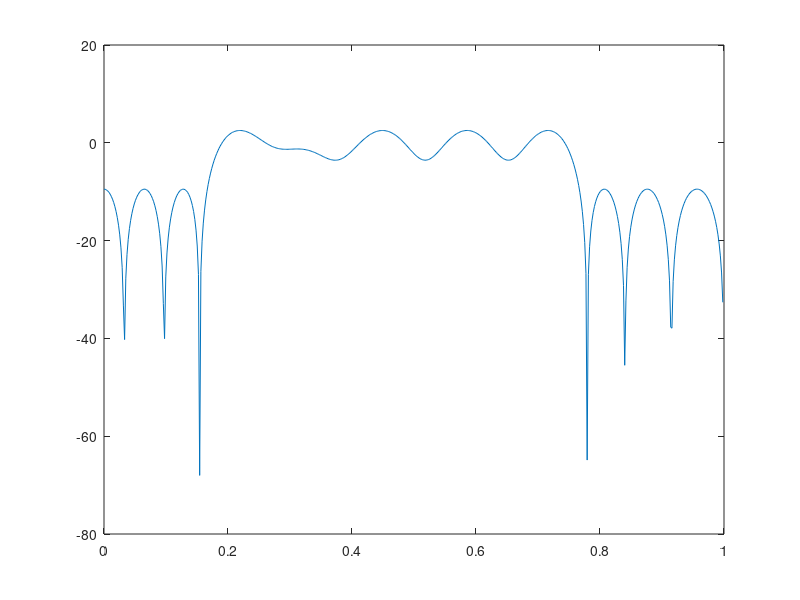

This figure's MATLAB source: (Note: this script raises an error after producing the figure.)
% Filter coefficients for 32 tap filter
b = [-0.09844;-0.07398;0.05484;-0.12421;
    0.005203;-0.00293;0.045132;0.102960;
    0.012101;0.008764;0.003020;-0.123872;
    0.0035353;-0.14988;-0.242838;0.41265549;
    0.412655;-0.2428388;-0.14988;0.003535;
    -0.123872;0.003020;0.0087646;0.01210138;
    0.10296005;0.045132;-0.0029318;0.0052031;
    -0.12421140;0.05484441;-0.0739811;-0.0984459];


[h,w] = freqz(b,1);
H = abs(h);
plot(w/pi,20*log10(abs(h)))
ax = gca;
ax.XTick = 0:.1:1;
xlabel('Normalized Frequency (\times\pi rad/sample)')
ylabel('Magnitude (dB)')

figure
[phi,w] = phasez(b,1);
plot(w/pi,phi)
ax = gca;
ax.XTick = 0:.1:1;
xlabel('Normalized Frequency (\times\pi rad/sample)')
ylabel('Phase (radians)')
